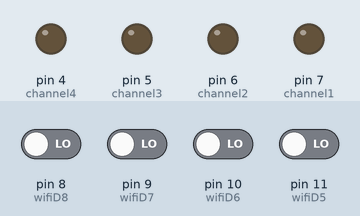
Recording of a sketch running on a simulated Arduino Uno, built with avr-gcc and run on an emulated ATmega328P. Shown: output pins drawn as LEDs (lit = HIGH). Inputs (shaded band) come from the test bench; at power-on: pin 8 (wifiD8), pin 9 (wifiD7), pin 10 (wifiD6), pin 11 (wifiD5) LOW.

Above: at 1.2 s.
1.3 s: pin 8 (wifiD8) driven HIGH
At 2.0 s:
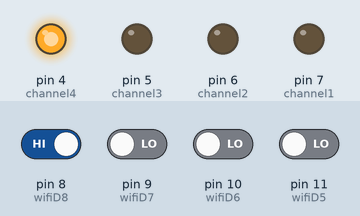
2.8 s: pin 9 (wifiD7) driven HIGH
At 3.1 s:
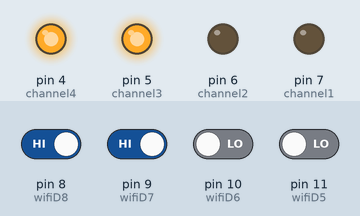
4.3 s: pin 10 (wifiD6) driven HIGH
At 5.4 s:
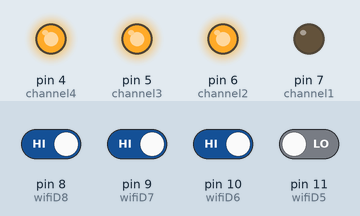
5.8 s: pin 11 (wifiD5) driven HIGH
At 6.6 s:
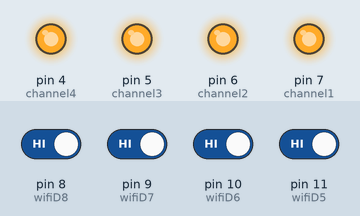
7.3 s: pin 8 (wifiD8) driven LOW
At 7.7 s:
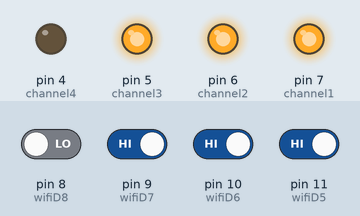
8.8 s: pin 9 (wifiD7) driven LOW
At 10.1 s:
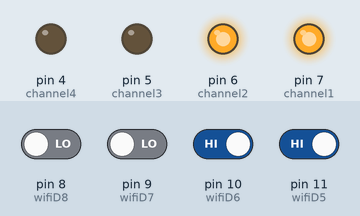
Timing chart, 0 to 11.3 s (numbered marks = the images above; inputs shaded):
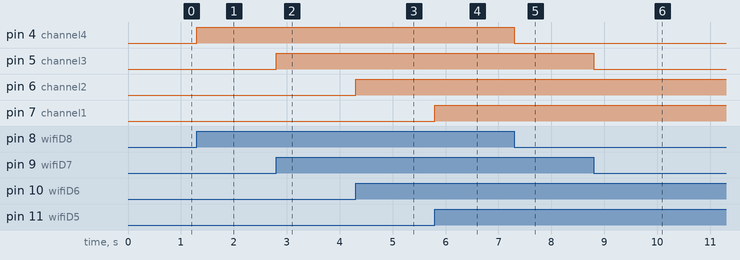

The sketch:

arduinoCodePart.ino
```cpp
//################# Relay ##########################
// arduino pin assign for relay
int channel1 = 7, channel2 = 6, channel3 = 5, channel4 = 4;


//################# WiFi Shield ####################
// arduino pin assign for wifi shield control input
/*
    as channel_1 representing pin in wifi shield is D5,
    channel_2 pin = D6, channel_3 pin = D7, channel_4 pin = D8
*/
int wifiD5 = 11, wifiD6 = 10, wifiD7 = 9, wifiD8 = 8;

void setup() {
  Serial.begin(9600);

  // setting the pins which will get the input from wifi shield to decide which relay pin to activate/deactivate
  pinMode(wifiD5, INPUT);
  pinMode(wifiD6, INPUT);
  pinMode(wifiD7, INPUT);
  pinMode(wifiD8, INPUT);

  // setting the pins which will output the correct voltage/signal to relay according to the wifi signal
  pinMode(channel1, OUTPUT);
  pinMode(channel2, OUTPUT);
  pinMode(channel3, OUTPUT);
  pinMode(channel4, OUTPUT);

  digitalWrite(channel1, LOW);
  digitalWrite(channel2, LOW);
  digitalWrite(channel3, LOW);
  digitalWrite(channel4, LOW);
}

void loop() {

  // if pin state is low, that means the signal is off, so deactivate the relay channel
  /*
     here what we are doing is checking the wifi receiving pins to get the pin state. if we send high signal from wifi, that means
     we want that perticular channel to be opne/on. so if we find the receiver pin state is high, then we will send high signal
     to the coresponding channel pin and vice versa.

     digitalRead(pin) returns HIGH or LOW, according to the pin state
  */
  digitalWrite(channel1, digitalRead(wifiD5));
  digitalWrite(channel2, digitalRead(wifiD6));
  digitalWrite(channel3, digitalRead(wifiD7));
  digitalWrite(channel4, digitalRead(wifiD8));
}
```

Measured:
- after the input at 1.3 s, pin 4 (channel4): LOW → HIGH at once
- after the input at 2.8 s, pin 5 (channel3): LOW → HIGH at once
- after the input at 4.3 s, pin 6 (channel2): LOW → HIGH at once
- after the input at 5.8 s, pin 7 (channel1): LOW → HIGH at once
- after the input at 7.3 s, pin 4 (channel4): HIGH → LOW at once
- after the input at 8.8 s, pin 5 (channel3): HIGH → LOW at once
